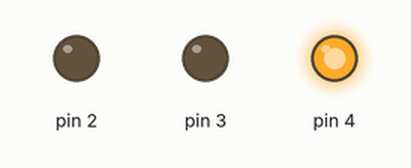
This sketch was run on a simulated Arduino Uno, built with avr-gcc and run on an emulated ATmega328P. On the bench: output pins drawn as LEDs (lit = HIGH).

Above: at 2.5 s.
At 6.0 s:
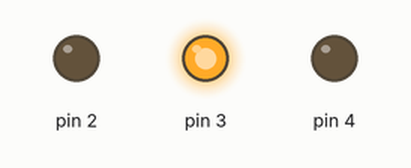
At 9.5 s:
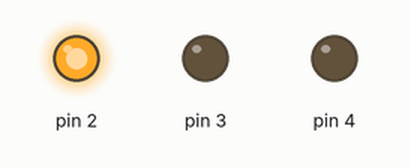
Timing chart, 0 to 15.6 s (numbered marks = the images above):
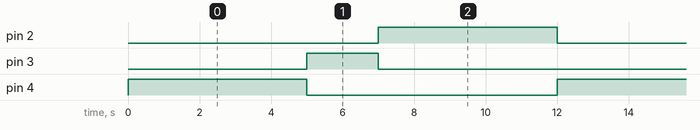

The sketch:

semaforo1.ino
```cpp
void setup()
{
  pinMode(2, OUTPUT);
  pinMode(3, OUTPUT);
  pinMode(4, OUTPUT);
}

void loop()
{
  digitalWrite(4, HIGH);
  delay(5000);
  digitalWrite(4, LOW);
  digitalWrite(3, HIGH);
  delay(2000);
  digitalWrite(3, LOW);
  digitalWrite(2, HIGH);
  delay(5000);
  digitalWrite(2, LOW);
}
```

Measured:
- by itself, pin 2, pin 4: alternates HIGH for 5.0 s and LOW for 7.0 s
- by itself, pin 3: alternates HIGH for 2.0 s and LOW for 10.0 s
- by itself, everything shown: repeats every 12.0 s, in 4 steps
